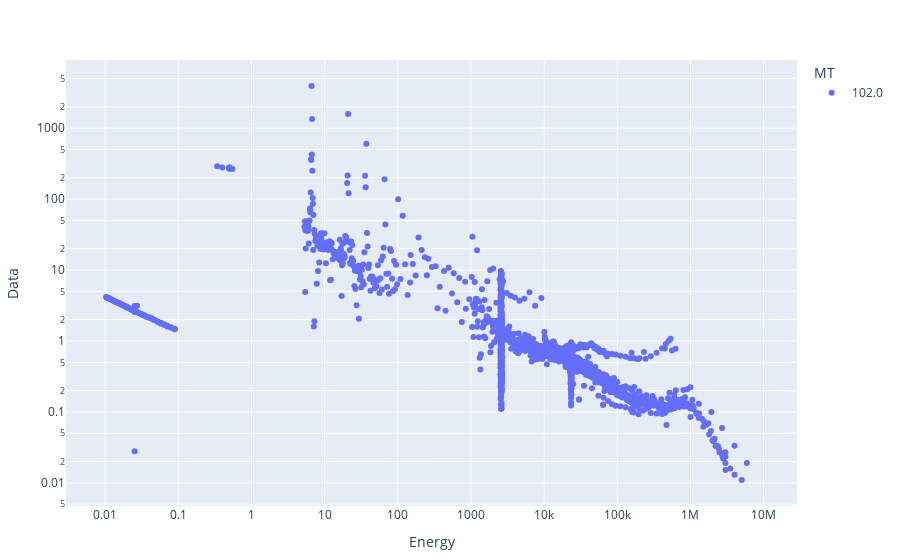

Write notebook code for a chart like this one.
### Code cell
fig = PlotlyJS.plot(df, x=:Energy, y=:Data, color=:MT, text=:ReferYY,
                mode="markers", Layout(yaxis_type="log", xaxis_type="log"))

### Figure 1 — Plotly figure (JSON) as saved in the notebook; plotly's stock layout.template omitted (floating-point values rounded to 4 significant figures; data arrays with more than 128 entries replaced by an {"elided": "..."} marker saying what was removed)
{"data": [{"legendgroup": "102.0", "marker": {"color": "#636efa"}, "mode": "markers", "name": "102.0", "showlegend": true, "text": {"elided": "2006 str values"}, "type": "scatter", "x": {"elided": "2006 mixed values"}, "xaxis": "x", "y": {"elided": "2006 mixed values"}, "yaxis": "y"}], "layout": {"legend": {"title": {"text": "MT"}, "tracegroupgap": 0}, "margin": {"b": 50, "l": 50, "r": 50, "t": 60}, "xaxis": {"title": {"text": "Energy"}, "type": "log"}, "yaxis": {"title": {"text": "Data"}, "type": "log"}}}
